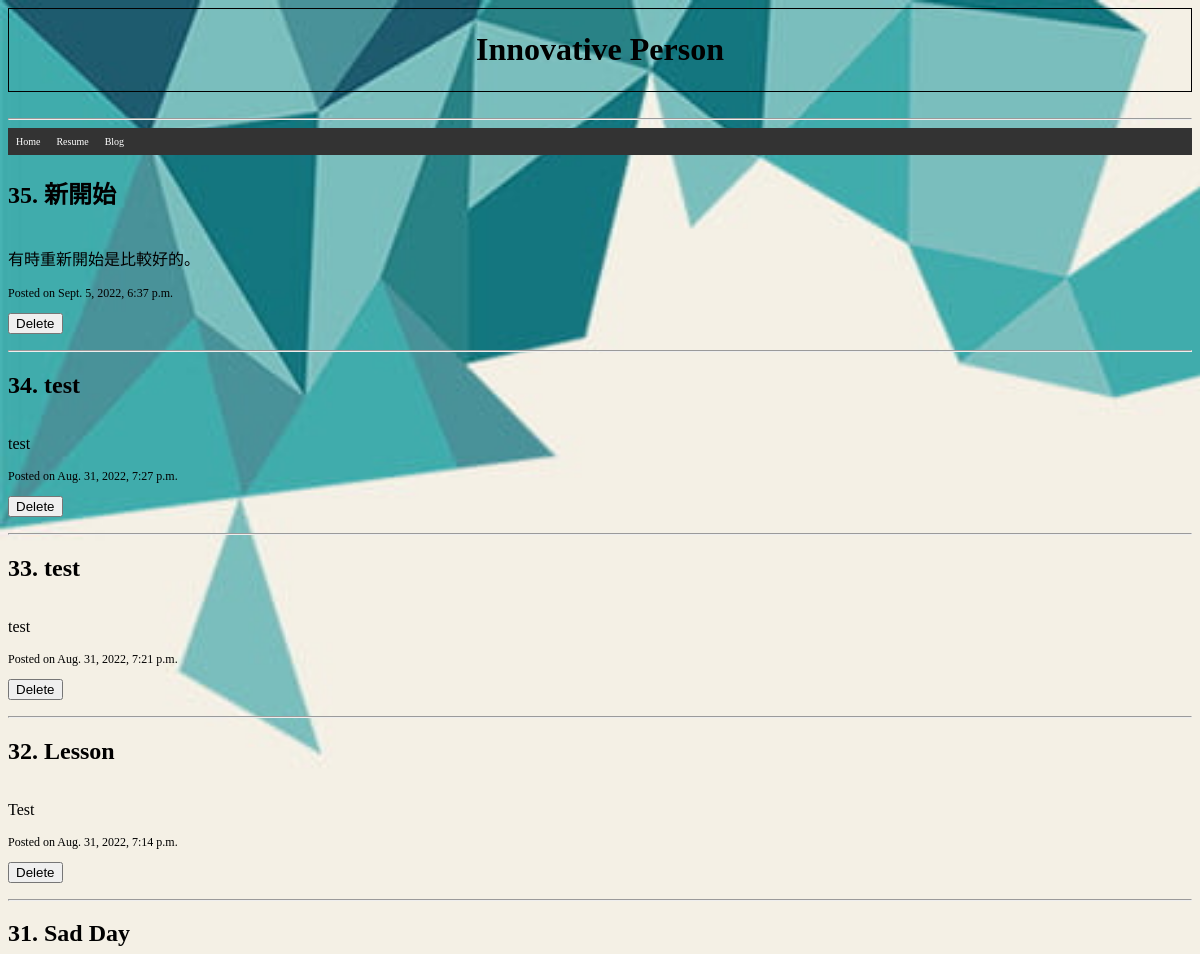
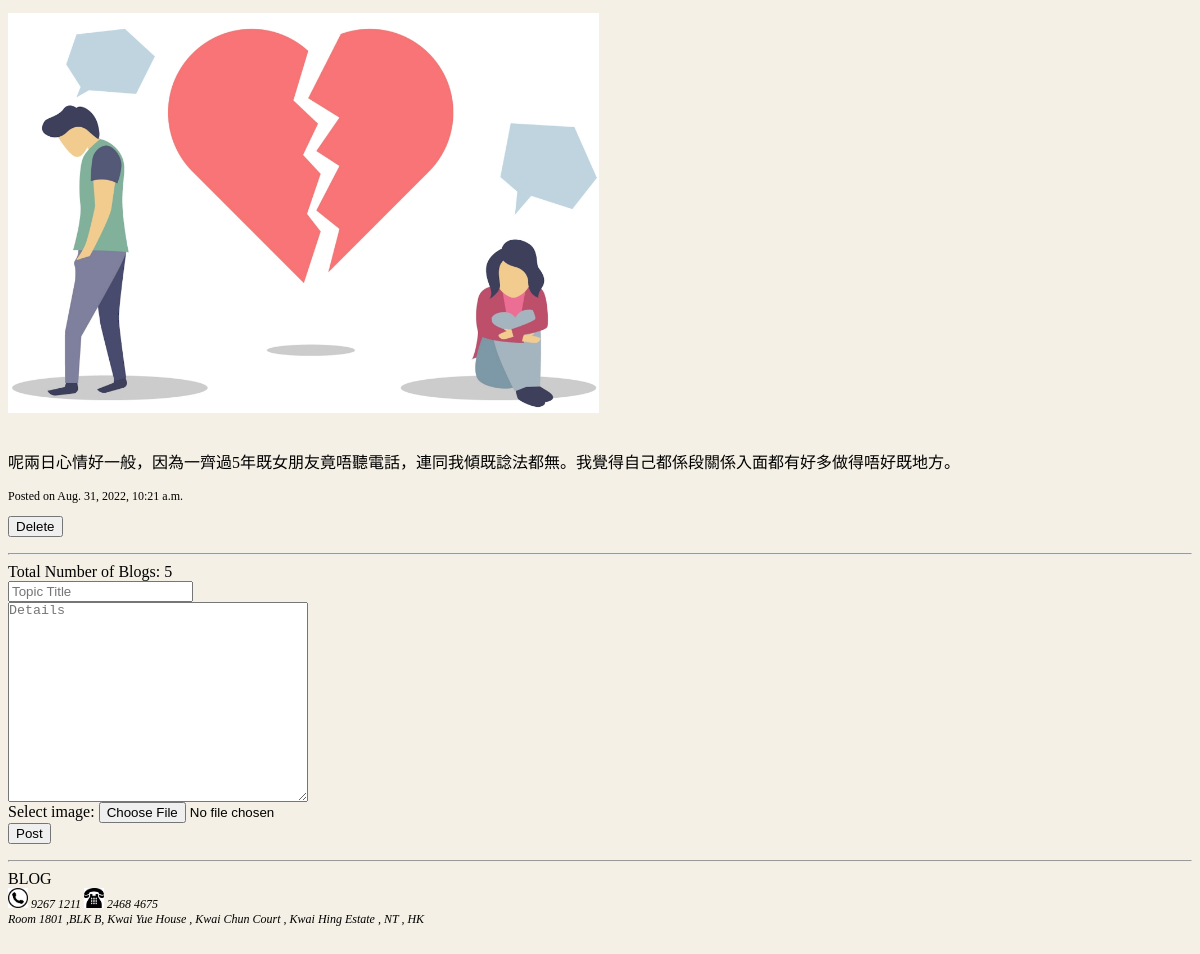
Page /blog on the committed database (2 pictures, top to bottom).
### personal_web/models.py (models this page shows, shortened)
class Model(models.Model):
    id = models.AutoField(primary_key=True)
    datetime = models.DateTimeField(auto_now_add=True)
    title = models.CharField(max_length= 50,help_text="e.g It is a happy day that I go to .......")
    content = models.TextField(max_length = 255)
    img = models.ImageField(default='',upload_to ='uploads/',null=True, blank=True, max_length=1000)
    class Meta:
        ordering  = ['-datetime']
        verbose_name_plural = "entries"

### personal_web/views.py (the view)
# urls.py: path('blog',views.blog),
def blog(request):
    entries = Model.objects.all()
    context = {"entries":entries}
    return render(request,"blog.html",context) #Pass context into HTML template

### personal_web/templates/blog.html (shortened to what this page needs)
<html>
    <head>
    </head>
    {% load static %}
    <link rel="stylesheet" href="{% static 'resume.css' %}">
    <body>
        <div style="border: 1px solid;border-color:black;padding:0px;">
            <h1 style="text-align:center;padding:1px;">Innovative Person</h1>
            </div>
            <br>
        <hr>
<ul class="ul_nav_bar">
    <li class="li_nav"><a class="li_a" href="home">Home</a></li>
    <li class="li_nav"><a class="li_a" href="resume">Resume</a></li>
    <li class="li_nav"><a class="li_a" href="blog">Blog</a></li>
</ul>
<div>
    {% for entry in entries %}
    <h2><strong>{{entry.id}}. {{entry.title}}</strong></h2>
    {% if entry.img %}
    <img src="{{entry.img.url}}" widht="400" height="400" alt="Image"/>
    <br>
    {%endif%}
    <p style="font-size:36px">{{entry.content|linebreaks}}</p>
    <p style="font-size:12px"> Posted on {{entry.datetime}}</p>
    <form action="blog_delete" method="post">
        <input type="submit" name={{entry.id}} value="Delete">
    </form>
    <hr>
    {% endfor %}
    <div>Total Number of Blogs: {{entries|length}}</div>
</div>
<div>
    <form action="blog_add" method="post" enctype="multipart/form-data">
        <input type="text" name="title" id="title" placeholder="Topic Title">
        <br>
        <textarea id="blog_contents" name="content" id="content" placeholder="Details" autofocus="autofocus" size="35"></textarea>
        <br>
        <label for="img">Select image:</label>
        <input type="file" id="img" name="img" accept="image/*">
        <br>
        <input type="submit" value="Post">
    </form>
</div>
        <hr>
        BLOG
        <address style="font-size:12px;position:relative;bottom:0%;">
            <img width="20px" height="20px">
            9267 1211
            <img width="20px" height="20px">  2468 4675 <br>
            Room 1801 ,BLK B, Kwai Yue House ,
            Kwai Chun Court , Kwai Hing Estate , NT , HK
        </address>
    </body>
    <html>

### personal_web/static/resume.css (style rules this page uses)
#blog_contents { width:300px;height:200px;font-size:10pt;padding:0px ; text-align: top; }
a { text-decoration: none; }
body { position:relative; }
.ul_nav_bar { list-style-type: none; margin:0; padding: 0; overflow: hidden; background-color: #333333; font-size: 10px; }
.li_nav { float:left; }
.li_a { display:block; color: white; text-align:center; padding:8px; text-decoration:none; }
html { position: relative; margin: auto; background-image:url("resume_bg.jpg"); scroll-behavior: smooth; padding-bottom: 50%; background-size: cover; }

### rows in the picture
Model: id "35", title "新開始", content "有時重新開始是比較好的。", datetime "Sept. 5, 2022, 6:37 p.m."
Model: id "34", title "test", content "test", datetime "Aug. 31, 2022, 7:27 p.m."
Model: id "33", title "test", content "test", datetime "Aug. 31, 2022, 7:21 p.m."
Model: id "32", title "Lesson", content "Test", datetime "Aug. 31, 2022, 7:14 p.m."
Model: id "31", title "Sad Day", img (picture), content "呢兩日心情好一般，因為一齊過5年既女朋友竟唔聽電話，連同我傾既諗法都無。我覺得自己都係段關係入面都有好多做得唔好既地方。", datetime "Aug. 31, 2022, 10:21 a.m."

### other values in the picture
{{ entries|length }} "5"
